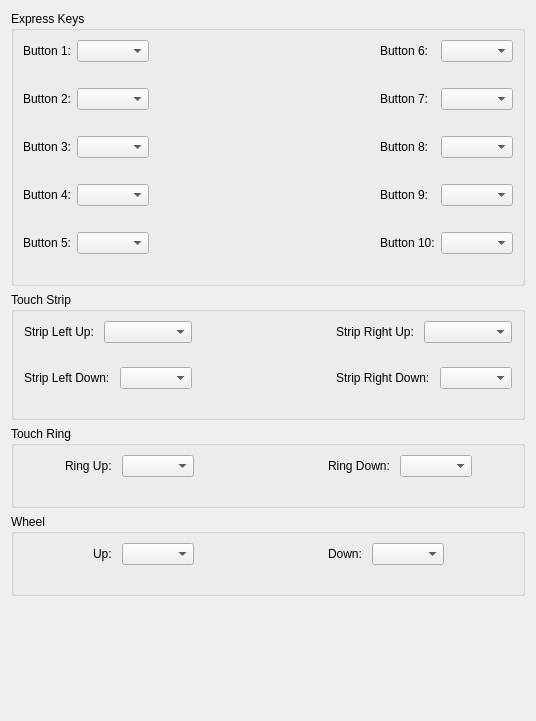
<?xml version="1.0" encoding="UTF-8"?>
<ui version="4.0">
 <class>PadButtonWidget</class>
 <widget class="QWidget" name="PadButtonWidget">
  <property name="geometry">
   <rect>
    <x>0</x>
    <y>0</y>
    <width>536</width>
    <height>721</height>
   </rect>
  </property>
  <property name="windowTitle">
   <string>Pad Buttons</string>
  </property>
  <property name="locale">
   <locale language="English" country="UnitedKingdom"/>
  </property>
  <layout class="QVBoxLayout" name="verticalLayout">
   <item>
    <widget class="QGroupBox" name="buttonGroupBox">
     <property name="title">
      <string>Express Keys</string>
     </property>
     <layout class="QHBoxLayout" name="horizontalLayout">
      <item>
       <layout class="QFormLayout" name="formLayout">
        <item row="0" column="0">
         <widget class="QLabel" name="button1Label">
          <property name="text">
           <string>Button 1:</string>
          </property>
          <property name="buddy">
           <cstring>button1ComboBox</cstring>
          </property>
         </widget>
        </item>
        <item row="0" column="1">
         <widget class="KComboBox" name="button1ComboBox">
          <property name="toolTip">
           <string>Set the action for Button 1</string>
          </property>
          <property name="maxVisibleItems">
           <number>20</number>
          </property>
         </widget>
        </item>
        <item row="1" column="1">
         <widget class="QLabel" name="button1ActionLabel">
          <property name="text">
           <string/>
          </property>
         </widget>
        </item>
        <item row="2" column="0">
         <widget class="QLabel" name="button2Label">
          <property name="text">
           <string>Button 2:</string>
          </property>
          <property name="buddy">
           <cstring>button2ComboBox</cstring>
          </property>
         </widget>
        </item>
        <item row="2" column="1">
         <widget class="KComboBox" name="button2ComboBox">
          <property name="toolTip">
           <string>Set the action for Button 2</string>
          </property>
          <property name="maxVisibleItems">
           <number>20</number>
          </property>
         </widget>
        </item>
        <item row="3" column="1">
         <widget class="QLabel" name="button2ActionLabel">
          <property name="text">
           <string/>
          </property>
         </widget>
        </item>
        <item row="4" column="0">
         <widget class="QLabel" name="button3Label">
          <property name="text">
           <string>Button 3:</string>
          </property>
          <property name="buddy">
           <cstring>button3ComboBox</cstring>
          </property>
         </widget>
        </item>
        <item row="4" column="1">
         <widget class="KComboBox" name="button3ComboBox">
          <property name="toolTip">
           <string>Set the action for Button 3</string>
          </property>
          <property name="maxVisibleItems">
           <number>20</number>
          </property>
         </widget>
        </item>
        <item row="5" column="1">
         <widget class="QLabel" name="button3ActionLabel">
          <property name="text">
           <string/>
          </property>
         </widget>
        </item>
        <item row="6" column="0">
         <widget class="QLabel" name="button4Label">
          <property name="text">
           <string>Button 4:</string>
          </property>
          <property name="buddy">
           <cstring>button4ComboBox</cstring>
          </property>
         </widget>
        </item>
        <item row="6" column="1">
         <widget class="KComboBox" name="button4ComboBox">
          <property name="toolTip">
           <string>Set the action for Button 4</string>
          </property>
          <property name="maxVisibleItems">
           <number>20</number>
          </property>
         </widget>
        </item>
        <item row="7" column="1">
         <widget class="QLabel" name="button4ActionLabel">
          <property name="text">
           <string/>
          </property>
         </widget>
        </item>
        <item row="8" column="0">
         <widget class="QLabel" name="button5Label">
          <property name="text">
           <string>Button 5:</string>
          </property>
          <property name="buddy">
           <cstring>button5ComboBox</cstring>
          </property>
         </widget>
        </item>
        <item row="8" column="1">
         <widget class="KComboBox" name="button5ComboBox">
          <property name="toolTip">
           <string>Set the action for Button 5</string>
          </property>
          <property name="maxVisibleItems">
           <number>20</number>
          </property>
         </widget>
        </item>
        <item row="9" column="1">
         <widget class="QLabel" name="button5ActionLabel">
          <property name="text">
           <string/>
          </property>
         </widget>
        </item>
       </layout>
      </item>
      <item>
       <widget class="QLabel" name="padImage">
        <property name="sizePolicy">
         <sizepolicy hsizetype="Expanding" vsizetype="Expanding">
          <horstretch>0</horstretch>
          <verstretch>0</verstretch>
         </sizepolicy>
        </property>
        <property name="text">
         <string/>
        </property>
       </widget>
      </item>
      <item>
       <layout class="QFormLayout" name="formLayout_2">
        <item row="0" column="0">
         <widget class="QLabel" name="button6Label">
          <property name="text">
           <string>Button 6:</string>
          </property>
          <property name="buddy">
           <cstring>button6ComboBox</cstring>
          </property>
         </widget>
        </item>
        <item row="0" column="1">
         <widget class="KComboBox" name="button6ComboBox">
          <property name="toolTip">
           <string>Set the action for Button 6</string>
          </property>
          <property name="maxVisibleItems">
           <number>20</number>
          </property>
         </widget>
        </item>
        <item row="1" column="1">
         <widget class="QLabel" name="button6ActionLabel">
          <property name="text">
           <string/>
          </property>
         </widget>
        </item>
        <item row="2" column="0">
         <widget class="QLabel" name="button7Label">
          <property name="text">
           <string>Button 7:</string>
          </property>
          <property name="buddy">
           <cstring>button7ComboBox</cstring>
          </property>
         </widget>
        </item>
        <item row="2" column="1">
         <widget class="KComboBox" name="button7ComboBox">
          <property name="toolTip">
           <string>Set the action for Button 7</string>
          </property>
          <property name="maxVisibleItems">
           <number>20</number>
          </property>
         </widget>
        </item>
        <item row="3" column="1">
         <widget class="QLabel" name="button7ActionLabel">
          <property name="text">
           <string/>
          </property>
         </widget>
        </item>
        <item row="4" column="0">
         <widget class="QLabel" name="button8Label">
          <property name="text">
           <string>Button 8:</string>
          </property>
          <property name="buddy">
           <cstring>button8ComboBox</cstring>
          </property>
         </widget>
        </item>
        <item row="4" column="1">
         <widget class="KComboBox" name="button8ComboBox">
          <property name="toolTip">
           <string>Set the action for Button 8</string>
          </property>
          <property name="maxVisibleItems">
           <number>20</number>
          </property>
         </widget>
        </item>
        <item row="5" column="1">
         <widget class="QLabel" name="button8ActionLabel">
          <property name="text">
           <string/>
          </property>
         </widget>
        </item>
        <item row="6" column="0">
         <widget class="QLabel" name="button9Label">
          <property name="text">
           <string>Button 9:</string>
          </property>
          <property name="buddy">
           <cstring>button9ComboBox</cstring>
          </property>
         </widget>
        </item>
        <item row="6" column="1">
         <widget class="KComboBox" name="button9ComboBox">
          <property name="toolTip">
           <string>Set the action for Button 9</string>
          </property>
          <property name="maxVisibleItems">
           <number>20</number>
          </property>
         </widget>
        </item>
        <item row="7" column="1">
         <widget class="QLabel" name="button9ActionLabel">
          <property name="text">
           <string/>
          </property>
         </widget>
        </item>
        <item row="8" column="0">
         <widget class="QLabel" name="button10Label">
          <property name="text">
           <string>Button 10:</string>
          </property>
          <property name="buddy">
           <cstring>button10ComboBox</cstring>
          </property>
         </widget>
        </item>
        <item row="8" column="1">
         <widget class="KComboBox" name="button10ComboBox">
          <property name="toolTip">
           <string>Set the action for Button 10</string>
          </property>
          <property name="maxVisibleItems">
           <number>20</number>
          </property>
         </widget>
        </item>
        <item row="9" column="1">
         <widget class="QLabel" name="button10ActionLabel">
          <property name="text">
           <string/>
          </property>
         </widget>
        </item>
       </layout>
      </item>
     </layout>
    </widget>
   </item>
   <item>
    <widget class="QGroupBox" name="tochStripGroupBox">
     <property name="title">
      <string>Touch Strip</string>
     </property>
     <layout class="QGridLayout" name="gridLayout_2">
      <property name="leftMargin">
       <number>10</number>
      </property>
      <property name="rightMargin">
       <number>10</number>
      </property>
      <property name="horizontalSpacing">
       <number>10</number>
      </property>
      <property name="verticalSpacing">
       <number>5</number>
      </property>
      <item row="0" column="0">
       <widget class="QLabel" name="stripLUpLabel">
        <property name="text">
         <string>Strip Left Up:</string>
        </property>
        <property name="buddy">
         <cstring>stripLUpComboBox</cstring>
        </property>
       </widget>
      </item>
      <item row="0" column="1" colspan="2">
       <widget class="KComboBox" name="stripLUpComboBox">
        <property name="toolTip">
         <string>Set the up action for the left strip</string>
        </property>
        <property name="maxVisibleItems">
         <number>20</number>
        </property>
       </widget>
      </item>
      <item row="0" column="3">
       <spacer name="horizontalSpacer">
        <property name="orientation">
         <enum>Qt::Horizontal</enum>
        </property>
        <property name="sizeHint" stdset="0">
         <size>
          <width>296</width>
          <height>20</height>
         </size>
        </property>
       </spacer>
      </item>
      <item row="0" column="4">
       <widget class="QLabel" name="stripRUpLabel">
        <property name="text">
         <string>Strip Right Up:</string>
        </property>
        <property name="buddy">
         <cstring>stripRUpComboBox</cstring>
        </property>
       </widget>
      </item>
      <item row="0" column="5" colspan="2">
       <widget class="KComboBox" name="stripRUpComboBox">
        <property name="toolTip">
         <string>Set the up action for the right strip</string>
        </property>
        <property name="maxVisibleItems">
         <number>20</number>
        </property>
       </widget>
      </item>
      <item row="1" column="1" colspan="2">
       <widget class="QLabel" name="stripLUpActionLabel">
        <property name="text">
         <string/>
        </property>
        <property name="buddy">
         <cstring>stripLUpComboBox</cstring>
        </property>
       </widget>
      </item>
      <item row="1" column="5" colspan="2">
       <widget class="QLabel" name="stripRUpActionLabel">
        <property name="text">
         <string/>
        </property>
        <property name="buddy">
         <cstring>stripRUpComboBox</cstring>
        </property>
       </widget>
      </item>
      <item row="2" column="0" colspan="2">
       <widget class="QLabel" name="stripLDnLabel">
        <property name="text">
         <string>Strip Left Down:</string>
        </property>
        <property name="buddy">
         <cstring>stripLDnComboBox</cstring>
        </property>
       </widget>
      </item>
      <item row="2" column="4" colspan="2">
       <widget class="QLabel" name="stripRDnLabel">
        <property name="text">
         <string>Strip Right Down:</string>
        </property>
        <property name="buddy">
         <cstring>stripRDnComboBox</cstring>
        </property>
       </widget>
      </item>
      <item row="2" column="6">
       <widget class="KComboBox" name="stripRDnComboBox">
        <property name="toolTip">
         <string>Set the down action for the right strip</string>
        </property>
        <property name="maxVisibleItems">
         <number>20</number>
        </property>
       </widget>
      </item>
      <item row="3" column="2">
       <widget class="QLabel" name="stripLDnActionLabel">
        <property name="text">
         <string/>
        </property>
        <property name="buddy">
         <cstring>stripLDnComboBox</cstring>
        </property>
       </widget>
      </item>
      <item row="3" column="6">
       <widget class="QLabel" name="stripRDnActionLabel">
        <property name="text">
         <string/>
        </property>
        <property name="buddy">
         <cstring>stripRDnComboBox</cstring>
        </property>
       </widget>
      </item>
      <item row="2" column="2">
       <widget class="KComboBox" name="stripLDnComboBox">
        <property name="toolTip">
         <string>Set the down action for the left strip</string>
        </property>
        <property name="maxVisibleItems">
         <number>20</number>
        </property>
       </widget>
      </item>
     </layout>
    </widget>
   </item>
   <item>
    <widget class="QGroupBox" name="tochRingGroupBox">
     <property name="title">
      <string>Touch Ring</string>
     </property>
     <layout class="QGridLayout" name="gridLayout_3">
      <property name="leftMargin">
       <number>10</number>
      </property>
      <property name="rightMargin">
       <number>10</number>
      </property>
      <property name="horizontalSpacing">
       <number>10</number>
      </property>
      <property name="verticalSpacing">
       <number>5</number>
      </property>
      <item row="0" column="0">
       <spacer name="horizontalSpacer_2">
        <property name="orientation">
         <enum>Qt::Horizontal</enum>
        </property>
        <property name="sizeHint" stdset="0">
         <size>
          <width>40</width>
          <height>20</height>
         </size>
        </property>
       </spacer>
      </item>
      <item row="0" column="4">
       <spacer name="horizontalSpacer_4">
        <property name="orientation">
         <enum>Qt::Horizontal</enum>
        </property>
        <property name="sizeHint" stdset="0">
         <size>
          <width>124</width>
          <height>20</height>
         </size>
        </property>
       </spacer>
      </item>
      <item row="0" column="8">
       <spacer name="horizontalSpacer_3">
        <property name="orientation">
         <enum>Qt::Horizontal</enum>
        </property>
        <property name="sizeHint" stdset="0">
         <size>
          <width>40</width>
          <height>20</height>
         </size>
        </property>
       </spacer>
      </item>
      <item row="0" column="7">
       <widget class="KComboBox" name="ringDnComboBox">
        <property name="toolTip">
         <string>Set the down action for the touch ring</string>
        </property>
        <property name="maxVisibleItems">
         <number>20</number>
        </property>
       </widget>
      </item>
      <item row="0" column="3">
       <widget class="KComboBox" name="ringUpComboBox">
        <property name="toolTip">
         <string>Set the up action for the touch ring</string>
        </property>
        <property name="maxVisibleItems">
         <number>20</number>
        </property>
       </widget>
      </item>
      <item row="0" column="2">
       <widget class="QLabel" name="ringUpLabeL">
        <property name="text">
         <string>Ring Up:</string>
        </property>
        <property name="buddy">
         <cstring>ringUpComboBox</cstring>
        </property>
       </widget>
      </item>
      <item row="0" column="5">
       <widget class="QLabel" name="ringDnLabel">
        <property name="text">
         <string>Ring Down:</string>
        </property>
        <property name="buddy">
         <cstring>ringDnComboBox</cstring>
        </property>
       </widget>
      </item>
      <item row="1" column="7">
       <widget class="QLabel" name="ringDnActionLabel">
        <property name="text">
         <string/>
        </property>
       </widget>
      </item>
      <item row="1" column="3">
       <widget class="QLabel" name="ringUpActionLabel">
        <property name="text">
         <string/>
        </property>
       </widget>
      </item>
     </layout>
    </widget>
   </item>
   <item>
    <widget class="QGroupBox" name="wheelGroupBox">
     <property name="title">
      <string>Wheel</string>
     </property>
     <layout class="QGridLayout" name="gridLayout_4">
      <property name="leftMargin">
       <number>10</number>
      </property>
      <property name="rightMargin">
       <number>10</number>
      </property>
      <property name="horizontalSpacing">
       <number>10</number>
      </property>
      <property name="verticalSpacing">
       <number>5</number>
      </property>
      <item row="0" column="0">
       <spacer name="horizontalSpacer_5">
        <property name="orientation">
         <enum>Qt::Horizontal</enum>
        </property>
        <property name="sizeHint" stdset="0">
         <size>
          <width>40</width>
          <height>20</height>
         </size>
        </property>
       </spacer>
      </item>
      <item row="0" column="4">
       <spacer name="horizontalSpacer_6">
        <property name="orientation">
         <enum>Qt::Horizontal</enum>
        </property>
        <property name="sizeHint" stdset="0">
         <size>
          <width>124</width>
          <height>20</height>
         </size>
        </property>
       </spacer>
      </item>
      <item row="0" column="8">
       <spacer name="horizontalSpacer_7">
        <property name="orientation">
         <enum>Qt::Horizontal</enum>
        </property>
        <property name="sizeHint" stdset="0">
         <size>
          <width>40</width>
          <height>20</height>
         </size>
        </property>
       </spacer>
      </item>
      <item row="0" column="7">
       <widget class="KComboBox" name="wheelDnComboBox">
        <property name="toolTip">
         <string>Set the down action for the wheel</string>
        </property>
        <property name="maxVisibleItems">
         <number>20</number>
        </property>
       </widget>
      </item>
      <item row="0" column="3">
       <widget class="KComboBox" name="wheelUpComboBox">
        <property name="toolTip">
         <string>Set the up action for the wheel</string>
        </property>
        <property name="maxVisibleItems">
         <number>20</number>
        </property>
       </widget>
      </item>
      <item row="0" column="2">
       <widget class="QLabel" name="wheelUpLabeL">
        <property name="text">
         <string comment="Action when the Wheel is used upwards">Up:</string>
        </property>
        <property name="buddy">
         <cstring>wheelUpComboBox</cstring>
        </property>
       </widget>
      </item>
      <item row="0" column="5">
       <widget class="QLabel" name="wheelDnLabel">
        <property name="text">
         <string comment="Action when the Wheel is used downwards">Down:</string>
        </property>
        <property name="buddy">
         <cstring>wheelDnComboBox</cstring>
        </property>
       </widget>
      </item>
      <item row="1" column="7">
       <widget class="QLabel" name="wheelDnActionLabel">
        <property name="text">
         <string/>
        </property>
       </widget>
      </item>
      <item row="1" column="3">
       <widget class="QLabel" name="wheelUpActionLabel">
        <property name="text">
         <string/>
        </property>
       </widget>
      </item>
     </layout>
    </widget>
   </item>
   <item>
    <spacer name="verticalSpacer">
     <property name="orientation">
      <enum>Qt::Vertical</enum>
     </property>
     <property name="sizeHint" stdset="0">
      <size>
       <width>20</width>
       <height>40</height>
      </size>
     </property>
    </spacer>
   </item>
  </layout>
 </widget>
 <customwidgets>
  <customwidget>
   <class>KComboBox</class>
   <extends>QComboBox</extends>
   <header>kcombobox.h</header>
  </customwidget>
 </customwidgets>
 <tabstops>
  <tabstop>button1ComboBox</tabstop>
  <tabstop>button2ComboBox</tabstop>
  <tabstop>button3ComboBox</tabstop>
  <tabstop>button4ComboBox</tabstop>
  <tabstop>button5ComboBox</tabstop>
  <tabstop>button6ComboBox</tabstop>
  <tabstop>button7ComboBox</tabstop>
  <tabstop>button8ComboBox</tabstop>
  <tabstop>button9ComboBox</tabstop>
  <tabstop>button10ComboBox</tabstop>
  <tabstop>stripLUpComboBox</tabstop>
  <tabstop>stripLDnComboBox</tabstop>
  <tabstop>stripRUpComboBox</tabstop>
  <tabstop>stripRDnComboBox</tabstop>
  <tabstop>ringUpComboBox</tabstop>
  <tabstop>ringDnComboBox</tabstop>
 </tabstops>
 <resources/>
 <connections>
  <connection>
   <sender>stripLUpComboBox</sender>
   <signal>activated(int)</signal>
   <receiver>PadButtonWidget</receiver>
   <slot>selectKeyFunction(int)</slot>
   <hints>
    <hint type="sourcelabel">
     <x>214</x>
     <y>364</y>
    </hint>
    <hint type="destinationlabel">
     <x>1</x>
     <y>331</y>
    </hint>
   </hints>
  </connection>
  <connection>
   <sender>stripLDnComboBox</sender>
   <signal>activated(int)</signal>
   <receiver>PadButtonWidget</receiver>
   <slot>selectKeyFunction(int)</slot>
   <hints>
    <hint type="sourcelabel">
     <x>214</x>
     <y>418</y>
    </hint>
    <hint type="destinationlabel">
     <x>1</x>
     <y>387</y>
    </hint>
   </hints>
  </connection>
  <connection>
   <sender>stripRUpComboBox</sender>
   <signal>activated(int)</signal>
   <receiver>PadButtonWidget</receiver>
   <slot>selectKeyFunction(int)</slot>
   <hints>
    <hint type="sourcelabel">
     <x>516</x>
     <y>364</y>
    </hint>
    <hint type="destinationlabel">
     <x>632</x>
     <y>337</y>
    </hint>
   </hints>
  </connection>
  <connection>
   <sender>stripRDnComboBox</sender>
   <signal>activated(int)</signal>
   <receiver>PadButtonWidget</receiver>
   <slot>selectKeyFunction(int)</slot>
   <hints>
    <hint type="sourcelabel">
     <x>516</x>
     <y>418</y>
    </hint>
    <hint type="destinationlabel">
     <x>631</x>
     <y>385</y>
    </hint>
   </hints>
  </connection>
  <connection>
   <sender>ringDnComboBox</sender>
   <signal>activated(int)</signal>
   <receiver>PadButtonWidget</receiver>
   <slot>selectKeyFunction(int)</slot>
   <hints>
    <hint type="sourcelabel">
     <x>486</x>
     <y>514</y>
    </hint>
    <hint type="destinationlabel">
     <x>633</x>
     <y>479</y>
    </hint>
   </hints>
  </connection>
  <connection>
   <sender>ringUpComboBox</sender>
   <signal>activated(int)</signal>
   <receiver>PadButtonWidget</receiver>
   <slot>selectKeyFunction(int)</slot>
   <hints>
    <hint type="sourcelabel">
     <x>194</x>
     <y>514</y>
    </hint>
    <hint type="destinationlabel">
     <x>2</x>
     <y>476</y>
    </hint>
   </hints>
  </connection>
  <connection>
   <sender>button6ComboBox</sender>
   <signal>activated(int)</signal>
   <receiver>PadButtonWidget</receiver>
   <slot>selectKeyFunction(int)</slot>
   <hints>
    <hint type="sourcelabel">
     <x>511</x>
     <y>65</y>
    </hint>
    <hint type="destinationlabel">
     <x>631</x>
     <y>57</y>
    </hint>
   </hints>
  </connection>
  <connection>
   <sender>button7ComboBox</sender>
   <signal>activated(int)</signal>
   <receiver>PadButtonWidget</receiver>
   <slot>selectKeyFunction(int)</slot>
   <hints>
    <hint type="sourcelabel">
     <x>511</x>
     <y>116</y>
    </hint>
    <hint type="destinationlabel">
     <x>632</x>
     <y>116</y>
    </hint>
   </hints>
  </connection>
  <connection>
   <sender>button8ComboBox</sender>
   <signal>activated(int)</signal>
   <receiver>PadButtonWidget</receiver>
   <slot>selectKeyFunction(int)</slot>
   <hints>
    <hint type="sourcelabel">
     <x>511</x>
     <y>167</y>
    </hint>
    <hint type="destinationlabel">
     <x>631</x>
     <y>177</y>
    </hint>
   </hints>
  </connection>
  <connection>
   <sender>button9ComboBox</sender>
   <signal>activated(int)</signal>
   <receiver>PadButtonWidget</receiver>
   <slot>selectKeyFunction(int)</slot>
   <hints>
    <hint type="sourcelabel">
     <x>511</x>
     <y>218</y>
    </hint>
    <hint type="destinationlabel">
     <x>634</x>
     <y>230</y>
    </hint>
   </hints>
  </connection>
  <connection>
   <sender>button10ComboBox</sender>
   <signal>activated(int)</signal>
   <receiver>PadButtonWidget</receiver>
   <slot>selectKeyFunction(int)</slot>
   <hints>
    <hint type="sourcelabel">
     <x>511</x>
     <y>269</y>
    </hint>
    <hint type="destinationlabel">
     <x>632</x>
     <y>288</y>
    </hint>
   </hints>
  </connection>
  <connection>
   <sender>button5ComboBox</sender>
   <signal>activated(int)</signal>
   <receiver>PadButtonWidget</receiver>
   <slot>selectKeyFunction(int)</slot>
   <hints>
    <hint type="sourcelabel">
     <x>159</x>
     <y>269</y>
    </hint>
    <hint type="destinationlabel">
     <x>1</x>
     <y>290</y>
    </hint>
   </hints>
  </connection>
  <connection>
   <sender>button4ComboBox</sender>
   <signal>activated(int)</signal>
   <receiver>PadButtonWidget</receiver>
   <slot>selectKeyFunction(int)</slot>
   <hints>
    <hint type="sourcelabel">
     <x>159</x>
     <y>218</y>
    </hint>
    <hint type="destinationlabel">
     <x>2</x>
     <y>232</y>
    </hint>
   </hints>
  </connection>
  <connection>
   <sender>button3ComboBox</sender>
   <signal>activated(int)</signal>
   <receiver>PadButtonWidget</receiver>
   <slot>selectKeyFunction(int)</slot>
   <hints>
    <hint type="sourcelabel">
     <x>159</x>
     <y>167</y>
    </hint>
    <hint type="destinationlabel">
     <x>1</x>
     <y>178</y>
    </hint>
   </hints>
  </connection>
  <connection>
   <sender>button2ComboBox</sender>
   <signal>activated(int)</signal>
   <receiver>PadButtonWidget</receiver>
   <slot>selectKeyFunction(int)</slot>
   <hints>
    <hint type="sourcelabel">
     <x>100</x>
     <y>114</y>
    </hint>
    <hint type="destinationlabel">
     <x>3</x>
     <y>114</y>
    </hint>
   </hints>
  </connection>
  <connection>
   <sender>button1ComboBox</sender>
   <signal>activated(int)</signal>
   <receiver>PadButtonWidget</receiver>
   <slot>selectKeyFunction(int)</slot>
   <hints>
    <hint type="sourcelabel">
     <x>117</x>
     <y>58</y>
    </hint>
    <hint type="destinationlabel">
     <x>1</x>
     <y>55</y>
    </hint>
   </hints>
  </connection>
  <connection>
   <sender>wheelUpComboBox</sender>
   <signal>activated(int)</signal>
   <receiver>PadButtonWidget</receiver>
   <slot>selectKeyFunction(int)</slot>
   <hints>
    <hint type="sourcelabel">
     <x>185</x>
     <y>609</y>
    </hint>
    <hint type="destinationlabel">
     <x>1</x>
     <y>665</y>
    </hint>
   </hints>
  </connection>
  <connection>
   <sender>wheelDnComboBox</sender>
   <signal>activated(int)</signal>
   <receiver>PadButtonWidget</receiver>
   <slot>selectKeyFunction(int)</slot>
   <hints>
    <hint type="sourcelabel">
     <x>461</x>
     <y>609</y>
    </hint>
    <hint type="destinationlabel">
     <x>539</x>
     <y>667</y>
    </hint>
   </hints>
  </connection>
 </connections>
 <slots>
  <slot>selectKeyFunction(int)</slot>
 </slots>
</ui>
